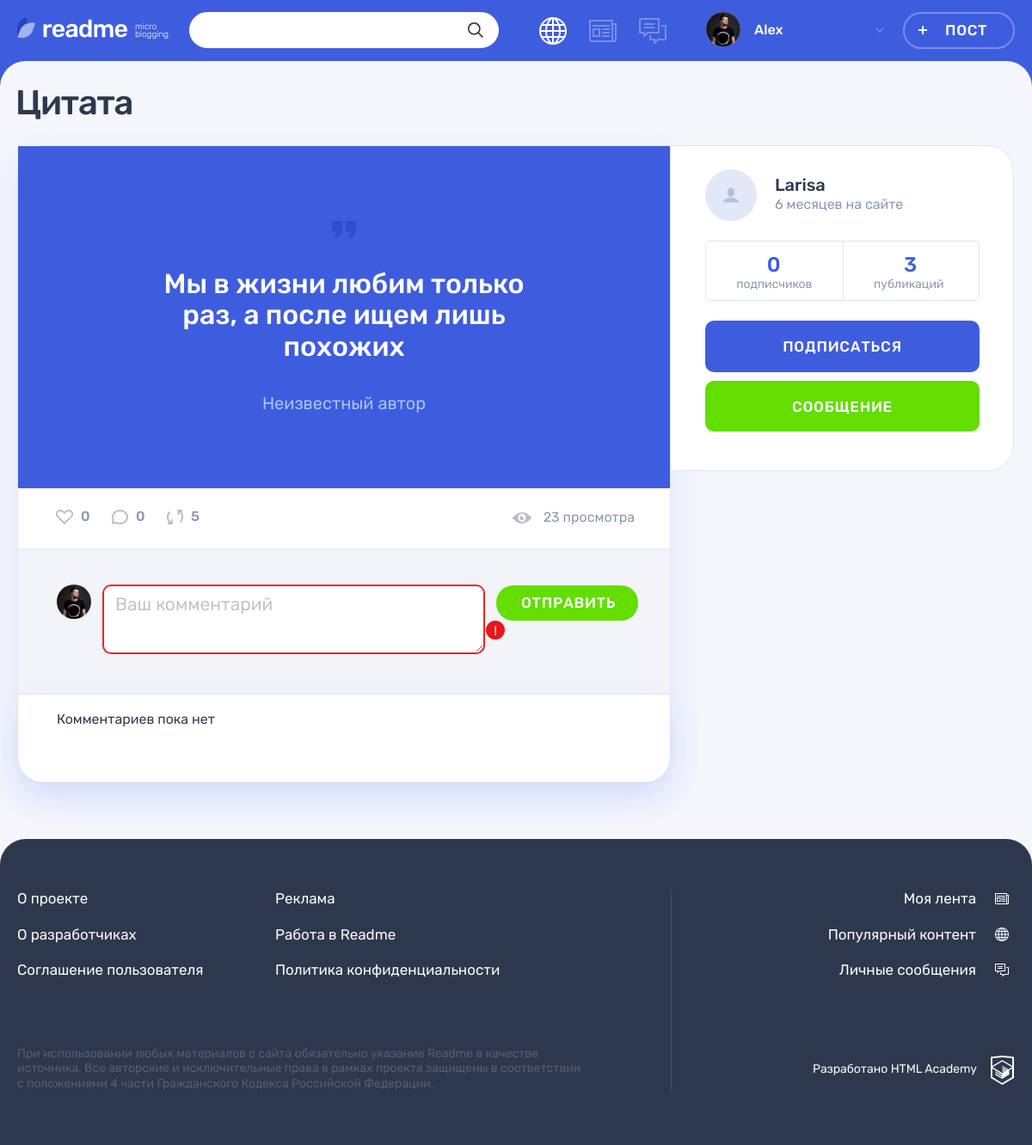
The page /post.php?id=1 on the database its author committed.
### tables this page shows
CREATE TABLE posts (
  id INT AUTO_INCREMENT PRIMARY KEY,
  date_create DATETIME NOT NULL,
  title VARCHAR(128) NOT NULL,
  text_content TEXT,
  quote_author TINYTEXT,
  image_url TINYTEXT,
  video_url TINYTEXT,
  link TINYTEXT,
  view_number INT DEFAULT 0,
  user_id INT,
  type_id INT,
  FOREIGN KEY (user_id) REFERENCES users (id),
  FOREIGN KEY (type_id) REFERENCES type_contents (id)
);

CREATE TABLE users (
  id INT AUTO_INCREMENT PRIMARY KEY,
  date_registration DATETIME NOT NULL,
  email CHAR(128) NOT NULL UNIQUE,
  login CHAR(128) NOT NULL UNIQUE,
  password CHAR(128) NOT NULL,
  avatar_url TINYTEXT
);

### helpers.php (called while the page is built, shortened)
<?php
function get_noun_plural_form(int $number, string $one, string $two, string $many): string
{
    $number = (int)$number;
    $mod10 = $number % 10;
    $mod100 = $number % 100;
    switch (true) {
        case ($mod10 > 5):
            return $many;
        case ($mod10 >= 2 && $mod10 <= 4):
            return $two;
    }
}
function include_template($name, array $data = [])
{
    $name = 'templates/' . $name;
    extract($data);
    require $name;
    $result = ob_get_clean();
    return $result;
}

### models/Model.php (called while the page is built, shortened)
<?php
abstract class Model {
    function __construct($mysqli)
    {
        $this->mysqli = $mysqli;
    }
}
?>

### models/post.php (called while the page is built, shortened)
<?php
require_once('Model.php');
class Post extends Model {
    private $id;
    private $author_id;
    protected $table = 'posts';
    function __construct($mysqli, $id = null) {
        $this->id = $id;
    }
    public function getPostContent()
    {
        $stmt = $this->mysqli->prepare("
            SELECT p.id, date_create, title, text_content, quote_author, image_url,
            video_url, link, avatar_url, view_number, user_id, u.login, u.date_registration, tc.name_icon as post_type
            FROM {$this->table} p
            JOIN users u ON p.user_id = u.id
            JOIN type_contents tc ON p.type_id = tc.id
            WHERE p.id = ?
        ");
        $stmt->bind_param('i', $this->id);
        $stmt->execute();
        $result = $stmt->get_result();
        $result = $result->fetch_object();
        if ($result) {
            $result->publications_count = $this->getAuthorPublicationsCount();
            $result->subscribers_count = $this->getAuthorSubscribersCount();
        }
        return $result;
    }
    public function getId() {
        return $this->id;
    }
    private function setAuthorId($id) {
        $this->author_id = $id;
    }
    private function getAuthorPublicationsCount()
    {
        $stmt = $this->mysqli->prepare("SELECT COUNT(*) FROM {$this->table} WHERE user_id = ?");
        $stmt->bind_param('i', $this->author_id);
        $stmt->execute();
        $result = $stmt->get_result();
        return $result->fetch_array()[0];
    }
    private function getAuthorSubscribersCount()
    {
        $stmt = $this->mysqli->prepare("SELECT COUNT(*) FROM subscriptions WHERE subscription_id = ?");
        $stmt->bind_param('i', $this->author_id);
        $stmt->execute();
        $result = $stmt->get_result();
        return $result->fetch_array()[0];
    }
}
?>

### utils.php (called while the page is built, shortened)
<?php
function getRelativeDateString($diff, $ending)
{
    $ending = ' '.$ending;
    $minutes = ceil($diff/60);
    $hours = ceil($minutes/60);
    $days = ceil($minutes/1440);
    $weeks = ceil($minutes/10080);
    $mounth = floor($weeks/4);
    if ($weeks >= 5) {
        return $mounth.' '.get_noun_plural_form($mounth, 'месяц', 'месяца', 'месяцев')."{$ending}";
    }
}
function getRelativeDate($date, $ending = 'назад')
{
    $pub_date = strtotime($date);
    $now = strtotime('now');
    $diff = $now - $pub_date;
    return getRelativeDateString($diff, $ending);
}
function getShortenPostText($post)
{
    if ($post['post_type'] !== 'text') {
        return $post;
    }
    $post['short_text'] = cropText($post['text_content']);
    return $post;
}
function prepearingPost($post)
{
    $prepearing_post = Array();
    foreach ($post as $key => $value) {
        $prepearing_post[$key] = htmlspecialchars($value);
    }
    return getShortenPostText($prepearing_post);
}
?>

### models/Like.php (called while the page is built)
<?php
require_once('Model.php');
class Like extends Model {
    protected $table = 'likes';
    public function getCountLikes(Post $post)
    {
        $id = $post->getId();
        $stmt = $this->mysqli->prepare("SELECT COUNT(*) FROM {$this->table} WHERE post_id = ?");
        $stmt->bind_param('i', $id);
        $stmt->execute();
        $result = $stmt->get_result();
        return $result->fetch_array()[0];
    }
}
?>

### models/Comment.php (called while the page is built, shortened)
<?php
require_once('Model.php');
class Comment extends Model {
    protected $table = 'comments';
    public function getComments(Post $post)
    {
        $id = $post->getId();
        $stmt = $this->mysqli->prepare("
            SELECT c.id, date_create, content, u.login, u.avatar_url FROM {$this->table} c
            JOIN users u ON user_id = u.id
            WHERE c.post_id = ?
            ORDER BY date_create DESC"
        );
        $stmt->bind_param('i', $id);
        $stmt->execute();
        $result = $stmt->get_result();
        $result = $result->fetch_all(MYSQLI_ASSOC);
        return $this->secureComments($result);
    }
    private function secureComments($comments) {
        $safe_content = Array();
        return $safe_content;
    }
}
?>

### templates/post-details.php (the view, shortened to what this page needs)
<main class="page__main page__main--publication">
    <div class="container">
        <h1 class="page__title page__title--publication"><?= $info['title']; ?></h1>
        <section class="post-details">
            <div class="post-details__wrapper post-<?= $info['post_type']; ?>">
                <div class="post-details__main-block post post--details">
                    <?php if (isset($post)) : ?>
                        <?=$post; ?>
                    <?php endif; ?>
                    <div class="post__indicators">
                        <div class="post__buttons">
                            <a class="post__indicator post__indicator--likes button" href="#" title="Лайк">
                                <svg class="post__indicator-icon" width="20" height="17">
                                    <use xlink:href="#icon-heart"></use>
                                </svg>
                                <span><?=$likes_count?></span>
                            </a>
                            <a class="post__indicator post__indicator--comments button" href="#" title="Комментарии">
                                <svg class="post__indicator-icon" width="19" height="17">
                                    <use xlink:href="#icon-comment"></use>
                                </svg>
                                <span><?=$comments_count;?></span>
                            </a>
                            <a class="post__indicator post__indicator--repost button" href="#" title="Репост">
                                <svg class="post__indicator-icon" width="19" height="17">
                                    <use xlink:href="#icon-repost"></use>
                                </svg>
                                <span>5</span>
                            </a>
                        </div>
                        <span class="post__view"><?=$info['view_number'];?></span>
                    </div>
                    <div class="comments">
                        <form class="comments__form form" action="#" method="post">
                            <div class="comments__my-avatar">
                                <img class="comments__picture" src="img/userpic-medium.jpg" alt="Аватар пользователя">
                            </div>
                            <div class="form__input-section form__input-section--error">
                                <textarea class="comments__textarea form__textarea form__input" placeholder="Ваш комментарий"></textarea>
                                <button class="form__error-button button" type="button">!</button>
                            </div>
                            <button class="comments__submit button button--green" type="submit">Отправить</button>
                        </form>
                        <div class="comments__list-wrapper">
                            <?php if ($comments) :?>
                            <ul class="comments__list">
                            <?php foreach($comments as $key => $value) :?>
                                <li class="comments__item user">
                                    <div class="comments__avatar">
                                        <a class="user__avatar-link" href="#">
                                            <?php if ($value['avatar_url']) :?>
                                                <img class="comments__picture" src="img/<?=$value['avatar_url'];?>" alt="Аватар пользователя">
                                            <?php endif;?>
                                        </a>
                                    </div>
                                    <div class="comments__info">
                                        <div class="comments__name-wrapper">
                                            <a class="comments__user-name" href="#">
                                                <span><?=$value['login'];?></span>
                                            </a>
                                            <time class="comments__time" datetime="<?=$value['date_create'];?>"><?=$value['relative_time'];?></time>
                                        </div>
                                        <p class="comments__text">
                                            <?=$value['content'];?>
                                        </p>
                                    </div>
                                </li>
                            <?php endforeach;?>
                            </ul>
                            <a class="comments__more-link" href="#">
                                <span>Показать все комментарии</span>
                                <sup class="comments__amount">45</sup>
                            </a>
                            <?php else :?>
                                <p>Комментариев пока нет</p>
                            <?php endif ;?>
                        </div>
                    </div>
                </div>
                <div class="post-details__user user">
                    <div class="post-details__user-info user__info">
                        <div class="post-details__avatar user__avatar">
                        </div>
                        <div class="post-details__name-wrapper user__name-wrapper">
                            <a class="post-details__name user__name" href="#">
                                <span><?=$info['login'];?></span>
                            </a>
                            <time class="post-details__time user__time" datetime="<?= $info['date_registration'];?>"><?=$info['duration_on_site'];?></time>
                        </div>
                    </div>
                    <div class="post-details__rating user__rating">
                        <p class="post-details__rating-item user__rating-item user__rating-item--subscribers">
                            <span class="post-details__rating-amount user__rating-amount"><?=$info['subscribers_count'];?></span>
                            <span class="post-details__rating-text user__rating-text">подписчиков</span>
                        </p>
                        <p class="post-details__rating-item user__rating-item user__rating-item--publications">
                            <span class="post-details__rating-amount user__rating-amount"><?=$info['publications_count'];?></span>
                            <span class="post-details__rating-text user__rating-text">публикаций</span>
                        </p>
                    </div>
                    <div class="post-details__user-buttons user__buttons">
                        <button class="user__button user__button--subscription button button--main" type="button">Подписаться</button>
                        <a class="user__button user__button--writing button button--green" href="#">Сообщение</a>
                    </div>
                </div>
            </div>
        </section>
    </div>
</main>

### templates/quote.php
<div class="post__main">
    <blockquote>
    <p>
        <?=$post['text_content']; ?>
    </p>
    <cite><?=$post['quote_author']; ?></cite>
    </blockquote>
</div>

### rows shown on the page
posts: title "Цитата", text_content "Мы в жизни любим только раз, а после ищем лишь похожих", quote_author "Неизвестный автор", user.login "Larisa"

### other values the page prints
$user_name "Alex"
$likes_count "0"
$comments_count "0"
$info['view_number'] "23 просмотра"
$info['duration_on_site'] "6 месяцев на сайте"
$info['subscribers_count'] "0"
$info['publications_count'] "3"
